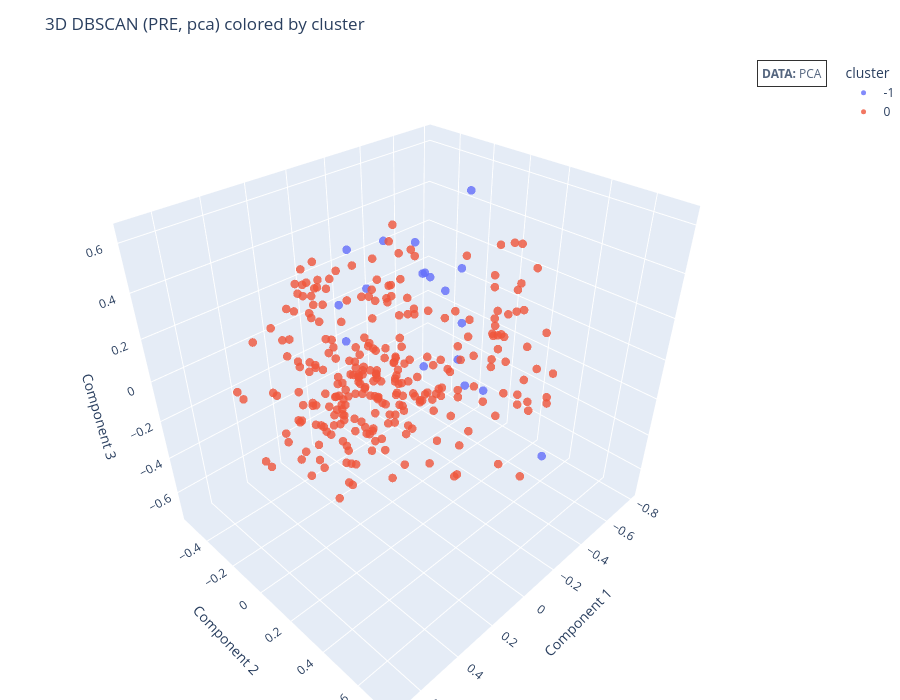
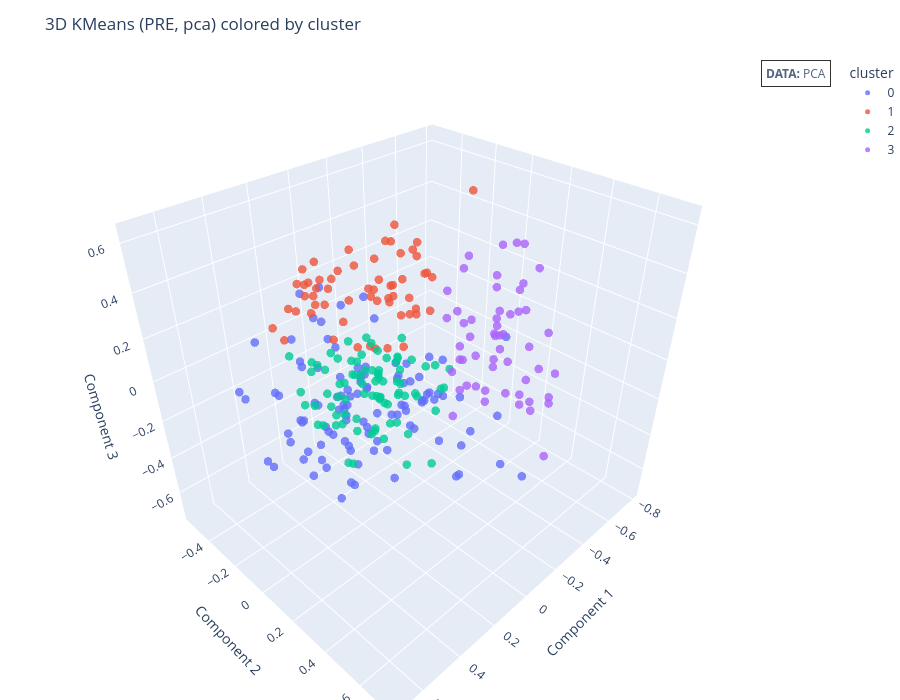
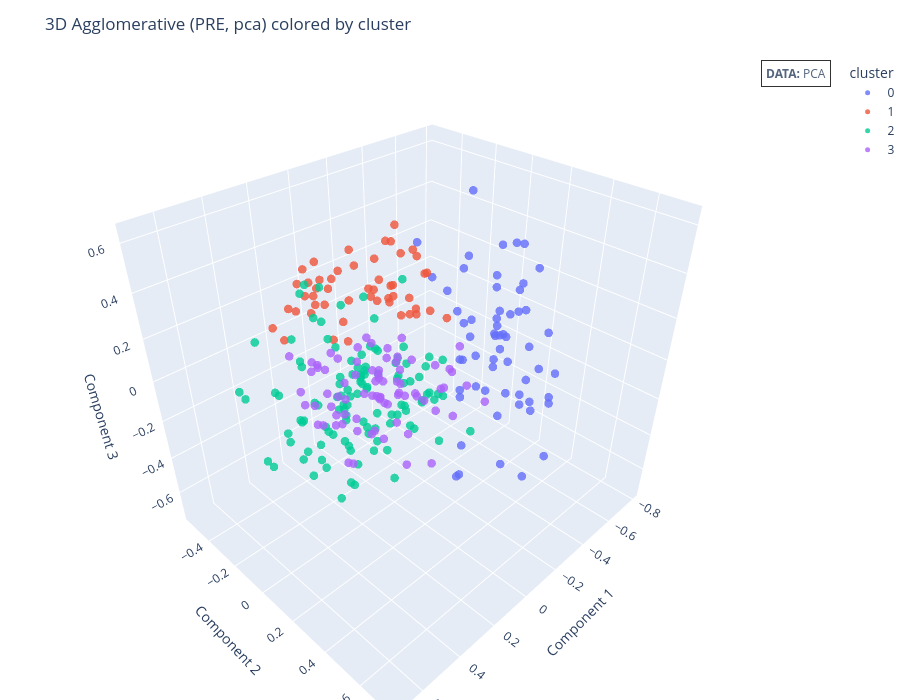
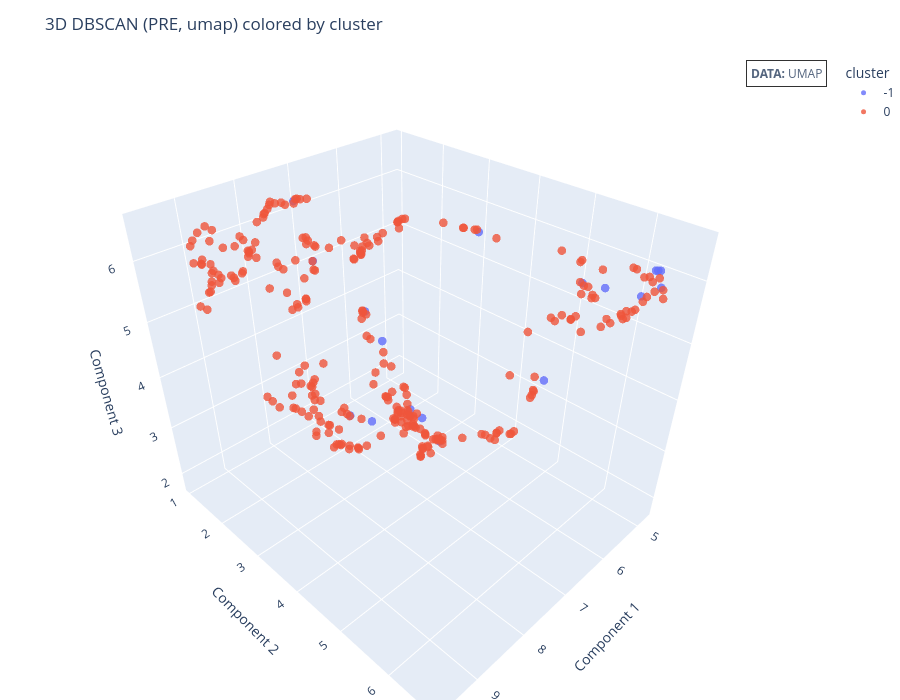

The cell these charts' notebook holds for them, in order:
### Markdown cell above
#### Visualisation of Baseline Clusters in 3D Embeddings

### Code cell
for name, X_emb in embeddings_unsupervised.items():
    print(f"\n=== Baseline clusters visualised in {name} ===")
    plot_3d(X3d=X_emb, y=labels_db_pre, algorithm=f"DBSCAN (PRE, {name})", target_name="cluster", data_name=name, show=True)
    plot_3d(X3d=X_emb, y=labels_km_pre, algorithm=f"KMeans (PRE, {name})", target_name="cluster", data_name=name, show=True)
    plot_3d(X3d=X_emb, y=labels_ag_pre, algorithm=f"Agglomerative (PRE, {name})", target_name="cluster", data_name=name, show=True)
